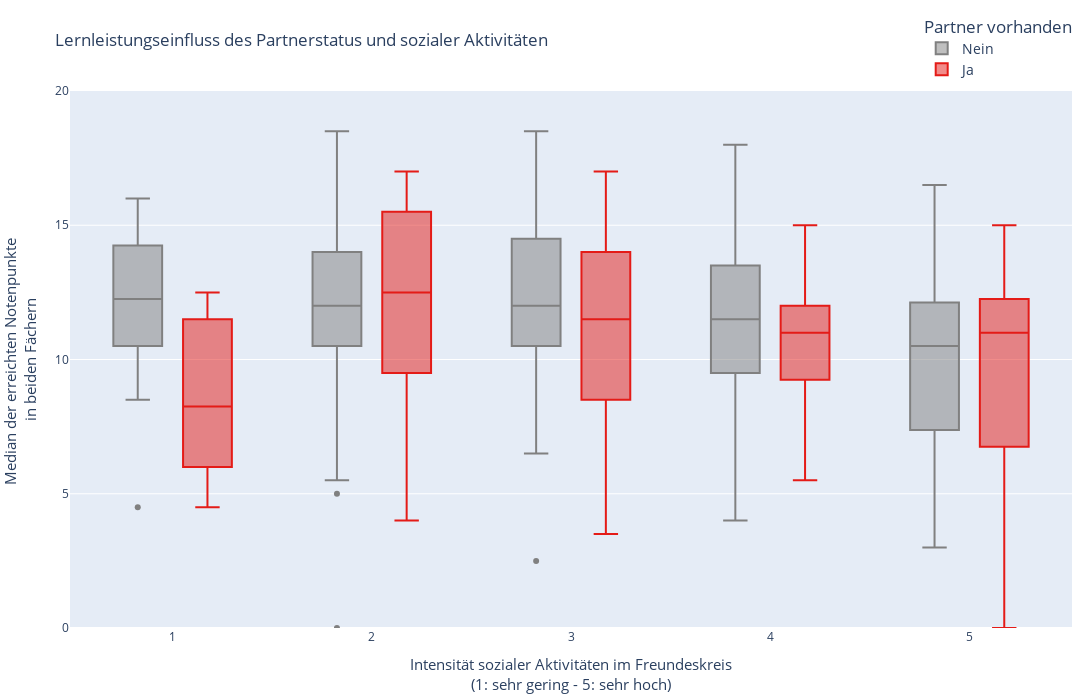

Notebook source saved alongside this figure:
### Code cell
box = go.Figure()

category_map = {'yes': 'Ja', 'no': 'Nein'}

for index, (category, color) in enumerate(zip(['no', 'yes'], ['grey', '#E41B17'])):
    df_category = box_df[box_df['romantic'] == category]
    box.add_trace(go.Box(
        x=df_category['goout'],
        y=df_category['g3'],
        name=f'{category_map[category]}',
        marker_color=color,
        offsetgroup=index
    ))

box.update_layout(
    title='Lernleistungseinfluss des Partnerstatus und sozialer Aktivitäten',
    yaxis = dict(range=[0,20]),
    boxmode='group',
    legend=dict(title='Partner vorhanden', orientation='v', traceorder='normal', x=0.85, y=1.15, font=dict(size=14)),
    height=700,
    width=1200,
    margin=dict(l=50, r=20, t=10, b=50),
)

box.update_xaxes(title_text='Intensität sozialer Aktivitäten im Freundeskreis<br>(1: sehr gering - 5: sehr hoch)', title_font=dict(size=15))
box.update_yaxes(title_text='Median der erreichten Notenpunkte <br>in beiden Fächern', title_font=dict(size=15))

box.write_image('box.png')
box.show()

### Figure 1 — Plotly figure (JSON) as saved in the notebook; plotly's stock layout.template omitted (floating-point values rounded to 4 significant figures; data arrays with more than 128 entries replaced by an {"elided": "..."} marker saying what was removed)
{"data": [{"marker": {"color": "grey"}, "name": "Nein", "offsetgroup": "0", "type": "box", "x": {"elided": "251 int values"}, "y": {"elided": "251 float values"}}, {"marker": {"color": "#E41B17"}, "name": "Ja", "offsetgroup": "1", "type": "box", "x": [2, 2, 5, 2, 3, 3, 3, 2, 4, 5, 4, 3, 4, 3, 2, 4, 3, 5, 3, 5, 5, 2, 2, 4, 2, 2, 3, 4, 3, 3, 2, 4, 2, 5, 4, 1, 4, 1, 5, 2, 5, 3, 2, 2, 5, 3, 3, 3, 3, 4, 3, 3, 3, 2, 3, 2, 2, 5, 5, 4, 3, 2, 3, 3, 5, 3, 2, 2, 5, 4, 5, 3, 1, 2, 3, 4, 5, 5, 5, 2, 3, 4, 1, 4, 4, 2, 5, 2, 4, 3, 4, 2, 2, 3, 3, 3, 2, 3, 1, 3, 2, 5, 3, 3, 5, 4, 3, 2, 2, 4, 2, 1, 3, 2, 3, 3, 3, 3, 3], "y": [14.5, 15.5, 11.5, 15.5, 14, 10.5, 11.5, 8.5, 11, 13.5, 11, 12, 8, 12, 12, 10, 9.5, 11, 16.5, 12, 15, 9.5, 13, 9.5, 11, 6, 6.5, 12, 5.5, 7.5, 5, 11, 4, 0, 12, 11.5, 5.5, 12.5, 6.5, 4.5, 7.5, 17, 15.5, 17, 6.5, 10, 12, 12.5, 11, 12.5, 11, 15.5, 11.5, 15.5, 8.5, 14, 9.5, 12.5, 7, 6, 7.5, 10, 14, 13, 11, 11, 14.5, 11, 13.5, 5.5, 6.5, 7.5, 6, 16.5, 6.5, 12, 12, 5, 15, 16, 13, 12, 9.5, 10.5, 9, 13.5, 11, 16.5, 13, 11.5, 13, 15, 11, 14.5, 14.5, 6, 7.5, 16, 7, 15.5, 16.5, 11.5, 14, 8.5, 11, 9.5, 13, 12, 11.5, 15, 14.5, 4.5, 10, 5.5, 11, 11.5, 15.5, 3.5, 8]}], "layout": {"boxmode": "group", "height": 700, "legend": {"font": {"size": 14}, "orientation": "v", "title": {"text": "Partner vorhanden"}, "traceorder": "normal", "x": 0.85, "y": 1.15}, "margin": {"b": 50, "l": 50, "r": 20, "t": 10}, "title": {"text": "Lernleistungseinfluss des Partnerstatus und sozialer Aktivitäten"}, "width": 1200, "xaxis": {"title": {"font": {"size": 15}, "text": "Intensität sozialer Aktivitäten im Freundeskreis<br>(1: sehr gering - 5: sehr hoch)"}}, "yaxis": {"range": [0, 20], "title": {"font": {"size": 15}, "text": "Median der erreichten Notenpunkte <br>in beiden Fächern"}}}}
